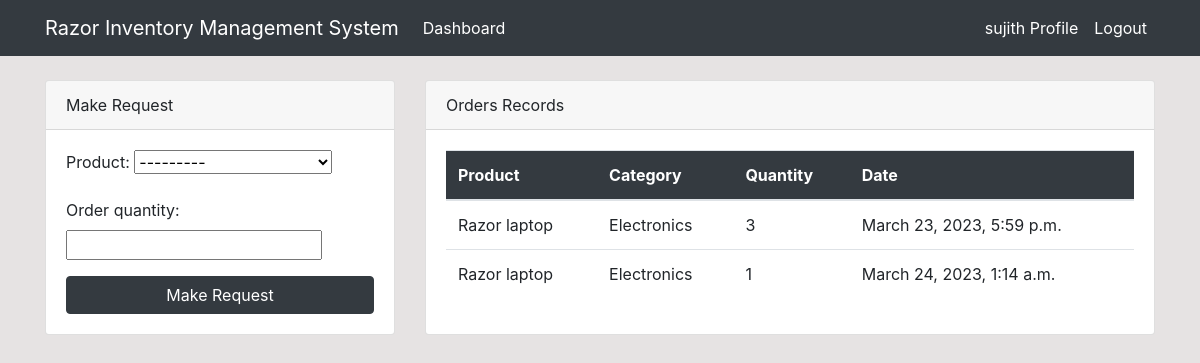
The app's page /dashboard/ (signed in) with its own data.
### dashboard/models.py (models this page shows, shortened)
class Order(models.Model):
        product = models.ForeignKey(Product, on_delete=models.CASCADE, null=True)
        staff = models.ForeignKey(User, models.CASCADE, null=True)
        order_quantity = models.PositiveIntegerField(null=True)
        date = models.DateTimeField(auto_now_add=True)
        class Meta:
            verbose_name_plural = 'Order'

class Product(models.Model):
    name = models.CharField(max_length=100, null=True)
    category = models.CharField(max_length=20, choices=CATEGORY, null=True)
    quantity = models.PositiveIntegerField(null=True)
    class Meta:
         verbose_name_plural = 'Product'
    def __str__(self):
        return f'{self.name}-{self.quantity}'

### dashboard/views.py (the view)
# urls.py: path('dashboard/',  views.index, name='dashboard-index'),
@login_required
def index(request):
    orders = Order.objects.all()
    products = Product.objects.all()
    orders_count = orders.count()
    product_count = products.count()
    workers_count =User.objects.all().count()
    if request.method=='POST':
        form = OrderForm(request.POST)
        if form.is_valid():
            instance = form.save(commit=False)
            instance.staff = request.user
            instance.save()
            return redirect('dashboard-index')
    else:
        form = OrderForm()
    context = {
        'orders' : orders,
        'form'   : form,
        'products' : products,
        'product_count' : product_count,
        'workers_count' : workers_count,
        'orders_count' : orders_count,
    }
    return render(request, 'dashboard/index.html', context)

### dashboard/forms.py
class OrderForm(forms.ModelForm):
    class Meta:
        model = Order
        fields = ['product', 'order_quantity']

### templates/dashboard/index.html (shortened to what this page needs)
{% extends 'partials/base.html' %}
{% block content %}
{% if user.is_authenticated and user.is_staff and user.is_superuser  %}
{% include 'partials/topnav.html' %}
<div class="container">
    <div class="row my-5">
        <div class="col-md-6">
            <div class="bg-white">
                <canvas id="myChart1" width="400" height="300"></canvas>
                <script>
                    var ctx = document.getElementById('myChart1').getContext('2d');
                    var myChart1 = new Chart(ctx, {
                        type: 'pie',
                        data: {
                            labels: [{% for order in orders %} '{{ order.product.name }}', {% endfor %}],
                            datasets: [{
                                label: 'Orders',
                                data: [{% for order in orders %} {{ order.order_quantity }}, {% endfor  %}],
                                backgroundColor: [
                                    'rgba(255, 99, 132, 1)',
                                    'rgba(54, 162, 235, 1)',
                                    'rgba(255, 206, 86, 1)',
                                    'rgba(75, 192, 192, 1)',
                                    'rgba(153, 102, 255, 1)',
                                    'rgba(25, 159, 64, 1)',
                                    'rgba(211, 99, 12, 1)',
                                    'rgba(234, 16, 235, 1)',
                                    'rgba(255, 206, 86, 1)',
                                    'rgba(34, 142, 192, 1)',
                                    'rgba(153, 102, 255, 1)',
                                    'rgba(255, 159, 64, 1)',
                                ],
                                borderColor: [
                                    'rgba(255, 99, 132, 1)',
                                    'rgba(54, 162, 235, 1)',
                                    'rgba(255, 206, 86, 1)',
                                    'rgba(75, 192, 192, 1)',
                                    'rgba(153, 102, 255, 1)',
                                    'rgba(255, 159, 64, 1)',
                                    'rgba(25, 159, 64, 1)',
                                    'rgba(211, 99, 12, 1)',
                                    'rgba(234, 16, 235, 1)',
                                    'rgba(255, 206, 86, 1)',
                                    'rgba(34, 142, 192, 1)',
                                    'rgba(153, 102, 255, 1)',
                                    'rgba(255, 159, 64, 1)',
                                ],
                                borderWidth: 1
                            }]
                        },
                        options: {
                            scales: {
                                yAxes: [{
                                    ticks: {
                                        beginAtZero: true
                                    }
                                }]
                            }
                        }
                    });
                </script>
            </div>
        </div>
        <div class="col-md-6">
            <div class="bg-white">
                <canvas id="myChart" width="400" height="300"></canvas>
                <script>
                    var ctx = document.getElementById('myChart').getContext('2d');
                    var myChart = new Chart(ctx, {
                        type: 'bar',
                        data: {
                            labels: [{% for product in products %}  '{{ product.name }}' , {% endfor %}],
                            datasets: [{
                                label: 'Products',
                                data: [{% for product in products %}  '{{ product.quantity }}' , {% endfor %}],
                                backgroundColor: [
                                    'rgba(75, 192, 192, 1)',
                                    'rgba(153, 102, 255, 1)',
                                    'rgba(25, 159, 64, 1)',
                                    'rgba(211, 99, 12, 1)',
                                    'rgba(234, 16, 235, 1)',
                                    'rgba(255, 206, 86, 1)',
                                    'rgba(34, 142, 192, 1)',
                                    'rgba(153, 102, 255, 1)',
                                    'rgba(255, 159, 64, 1)',
                                    'rgba(255, 99, 132, 1)',
                                    'rgba(54, 162, 235, 1)',
                                    'rgba(255, 206, 86, 1)',
                                    'rgba(75, 192, 192, 1)',
                                    'rgba(153, 102, 255, 1)',
                                    'rgba(255, 159, 64, 1)'
                                ],
                                borderColor: [
                                'rgba(75, 192, 192, 1)',
                                    'rgba(153, 102, 255, 1)',
                                    'rgba(25, 159, 64, 1)',
                                    'rgba(211, 99, 12, 1)',
                                    'rgba(234, 16, 235, 1)',
                                    'rgba(255, 206, 86, 1)',
                                    'rgba(34, 142, 192, 1)',
                                    'rgba(153, 102, 255, 1)',
                                    'rgba(255, 159, 64, 1)',
                                    'rgba(255, 99, 132, 1)',
                                    'rgba(54, 162, 235, 1)',
                                    'rgba(255, 206, 86, 1)',
                                    'rgba(75, 192, 192, 1)',
                                    'rgba(153, 102, 255, 1)',
                                    'rgba(255, 159, 64, 1)'
                                ],
                                borderWidth: 1
                            }]
                        },
                        options: {
                            scales: {
                                yAxes: [{
                                    ticks: {
                                        beginAtZero: true
                                    }
                                }]
                            }
                        }
                    });
                </script>
            </div>
        </div>
    </div>
</div>
{% else %}
{% include 'dashboard/staff_index.html' %}
{% endif %}
{% endblock %}

### templates/partials/nav.html (shortened to what this page needs)
    <nav class="navbar navbar-expand-lg navbar-info bg-dark">
        {% if user.is_authenticated %}
        <div class="container">
            <a class="navbar-brand text-white" href="{% url 'dashboard-index' %}">Razor Inventory Management System</a>
            <div class="collapse navbar-collapse" id="navbarSupportedContent">
                <ul class="navbar-nav mr-auto">
                    <li class="nav-item active">
                        <a class="nav-link text-white" href="{% url 'dashboard-index' %}">Dashboard </a>
                    </li>
                </ul>
                <ul class="navbar-nav ml-auto">
                    <li class="nav-item active">
                        <a class="nav-link text-white" href="{% url 'user-profile'  %}">{{ user.username }} Profile </a>
                    </li>
                    <li class="nav-item">
                        <a class="nav-link text-white" href="{% url 'user-logout'%}">Logout</a>
                    </li>
                </ul>
                {% endif %}
            </div>
        </div>
    </nav>

### templates/dashboard/staff_index.html (shortened to what this page needs)
{% load crispy_forms_tags %}
<div class="container">
        <div class="row mt-4">
            <div class="col-md-4">
                <div class="card">
                    <div class="card-header">
                        Make Request
                    </div>
                    <div class="card-body">
                        <form method="POST">
                            {{ form.as_p }}
                            <input class="btn btn-dark btn-block" type="submit" value="Make Request">
                        </form>
                    </div>
                </div>
            </div>
            <div class="col-md-8">
                <div class="card">
                    <div class="card-header">
                        Orders Records
                    </div>
                    <div class="card-body">
                        <table class="table bg-white">
                            <thead class="bg-dark text-white">
                                <tr>
                                    <th scope="col">Product</th>
                                    <th scope="col">Category</th>
                                    <th scope="col">Quantity</th>
                                    <th scope="col">Date</th>
                                </tr>
                            </thead>
                            <tbody>
                               {% for order in orders %}
                               {% if order.staff == user %}
                                <tr>
                                    <td>{{ order.product.name }}</td>
                                    <td>{{ order.product.category}}</td>
                                    <td>{{ order.order_quantity }}</td>
                                    <td>{{ order.date }}</td>
                                </tr>
                                {% endif %}
                                {% endfor %}
                            </tbody>
                        </table>
                    </div>
                </div>
            </div>
        </div>
</div>

### static/style.css (style rules this page uses)
body { background: rgb(230, 227, 227); }

### records on screen
Order: product.name "Razor laptop", product.category "Electronics", order_quantity "3", date "March 23, 2023, 5:59 p.m."
Order: product.name "Razor laptop", product.category "Electronics", order_quantity "1", date "March 24, 2023, 1:14 a.m."

### other values on screen
{{ user.username }} "sujith"
